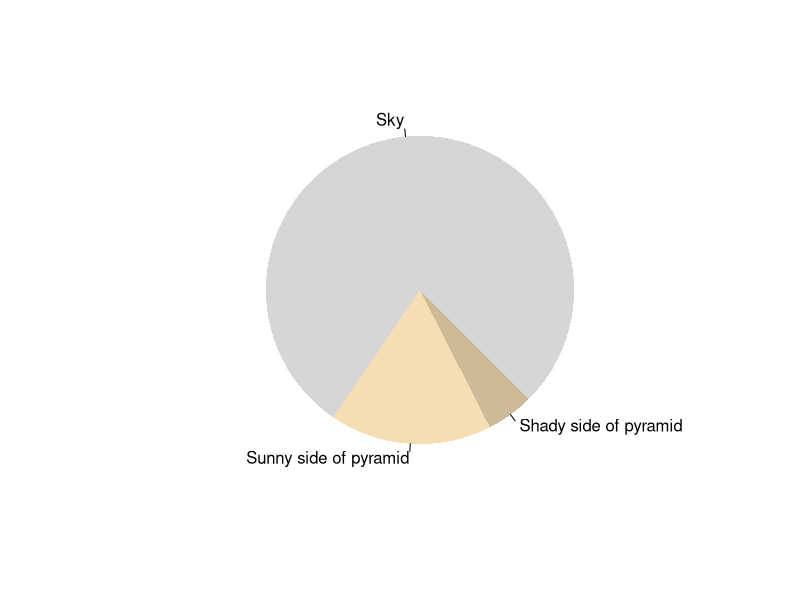

Recreate this plot in R.
## ---- chunk 1
paste("This", "new", "template", "looks", "good")
## ---- chunk 2
pie(
  c(Sky = 78, "Sunny side of pyramid" = 17, "Shady side of pyramid" = 5), 
  init.angle = 315, 
  col = c("grey84", "wheat", "wheat3"), 
  border = FALSE
)
## ---- chunk 3
